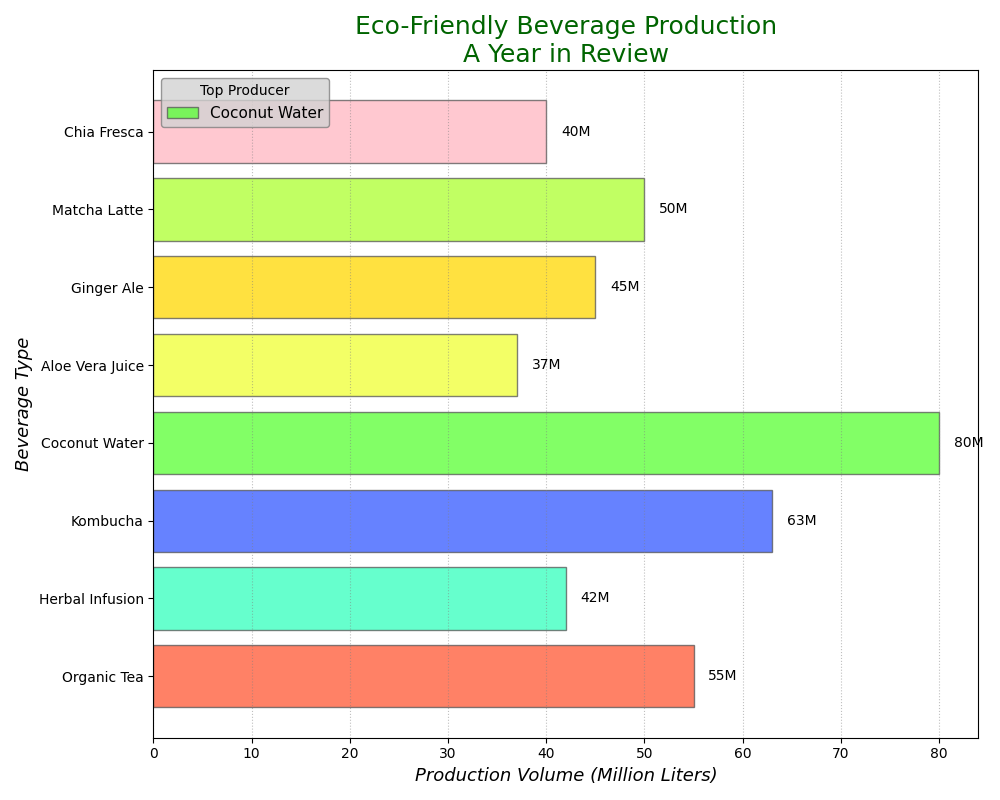

Here is the Python script that generated this plot:
import matplotlib.pyplot as plt
import numpy as np

# Existing dataset
beverages = ['Organic Tea', 'Herbal Infusion', 'Kombucha', 'Coconut Water', 'Aloe Vera Juice']
production_volumes = [55, 42, 63, 80, 37]

# Additional made-up data series
additional_beverages = ['Ginger Ale', 'Matcha Latte', 'Chia Fresca']
additional_volumes = [45, 50, 40]

# Updated data
beverages += additional_beverages
production_volumes += additional_volumes

colors = ['#FF5733', '#33FFBD', '#3358FF', '#58FF33', '#F0FF33', '#FFD700', '#ADFF2F', '#FFB6C1']
linestyles = ['-', '--', '-.', ':', '-', '--', '-.', ':']

fig, ax = plt.subplots(figsize=(10, 8))
bars = ax.barh(beverages, production_volumes, color=colors[:len(beverages)], alpha=0.75, edgecolor='#555555', linestyle=linestyles[0])

for bar, volume in zip(bars, production_volumes):
    xval = bar.get_width()
    ax.text(xval + 1.5, bar.get_y() + bar.get_height() / 2, f'{volume}M', va='center', ha='left', fontsize=10, fontweight='normal')

ax.set_title("Eco-Friendly Beverage Production\nA Year in Review", fontsize=18, fontweight='normal', color='darkgreen')
ax.set_xlabel("Production Volume (Million Liters)", fontsize=13, color='black', fontstyle='italic')
ax.set_ylabel("Beverage Type", fontsize=13, color='black', fontstyle='italic')

most_produced_index = np.argmax(production_volumes)
ax.legend([bars[most_produced_index]], [beverages[most_produced_index]], title="Top Producer", loc='upper left', fontsize=11, frameon=True, facecolor='lightgray', edgecolor='gray')

ax.xaxis.grid(True, color='gray', linestyle=linestyles[3], linewidth=0.8, alpha=0.5)

plt.tight_layout()
plt.show()
